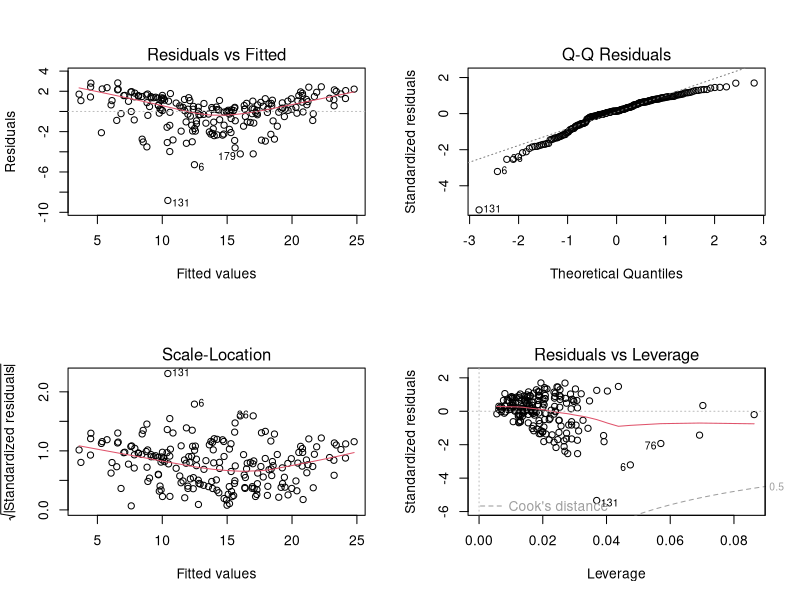

This figure's R source:
# read csv data file
mydata<-read.table("Advertising.csv",sep=",",header=TRUE)

# get structure of the data
str(mydata)

# correlation coefficients and p-value between variables 
# install.packages("psych")
library("psych")
mycorrelation <- corr.test(mydata[2:5])
# correlation coefficients
mycorrelation$r
# p-value
mycorrelation$p

# Q1-Q3 unit increase of advertising expenditure on TV, Radio, Newspaper affect the sales
myModel<-lm(formula = sales ~ TV + radio + newspaper, data = mydata)
summary(myModel)

# Q4 diagnostic plots to examine the linearity and normality assumptions
par(mfrow=c(2,2))
plot(myModel)

